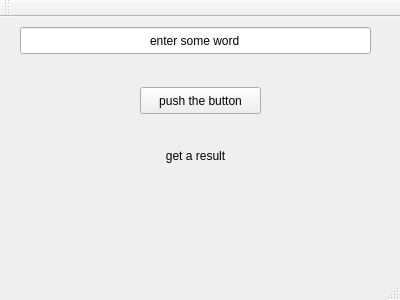
<?xml version="1.0" encoding="UTF-8"?>
<ui version="4.0">
 <class>MainWindow</class>
 <widget class="QMainWindow" name="MainWindow">
  <property name="geometry">
   <rect>
    <x>0</x>
    <y>0</y>
    <width>400</width>
    <height>300</height>
   </rect>
  </property>
  <property name="windowTitle">
   <string>MainWindow</string>
  </property>
  <widget class="QWidget" name="centralWidget">
   <widget class="QLineEdit" name="lineEdit">
    <property name="geometry">
     <rect>
      <x>20</x>
      <y>10</y>
      <width>351</width>
      <height>27</height>
     </rect>
    </property>
    <property name="text">
     <string>enter some word</string>
    </property>
    <property name="alignment">
     <set>Qt::AlignCenter</set>
    </property>
   </widget>
   <widget class="QPushButton" name="pushButton">
    <property name="geometry">
     <rect>
      <x>140</x>
      <y>70</y>
      <width>121</width>
      <height>27</height>
     </rect>
    </property>
    <property name="text">
     <string>push the button</string>
    </property>
   </widget>
   <widget class="QLabel" name="label">
    <property name="geometry">
     <rect>
      <x>20</x>
      <y>130</y>
      <width>351</width>
      <height>17</height>
     </rect>
    </property>
    <property name="text">
     <string>get a result</string>
    </property>
    <property name="alignment">
     <set>Qt::AlignCenter</set>
    </property>
   </widget>
  </widget>
  <widget class="QMenuBar" name="menuBar">
   <property name="geometry">
    <rect>
     <x>0</x>
     <y>0</y>
     <width>400</width>
     <height>27</height>
    </rect>
   </property>
  </widget>
  <widget class="QToolBar" name="mainToolBar">
   <attribute name="toolBarArea">
    <enum>TopToolBarArea</enum>
   </attribute>
   <attribute name="toolBarBreak">
    <bool>false</bool>
   </attribute>
  </widget>
  <widget class="QStatusBar" name="statusBar"/>
 </widget>
 <layoutdefault spacing="6" margin="11"/>
 <resources/>
 <connections/>
</ui>
